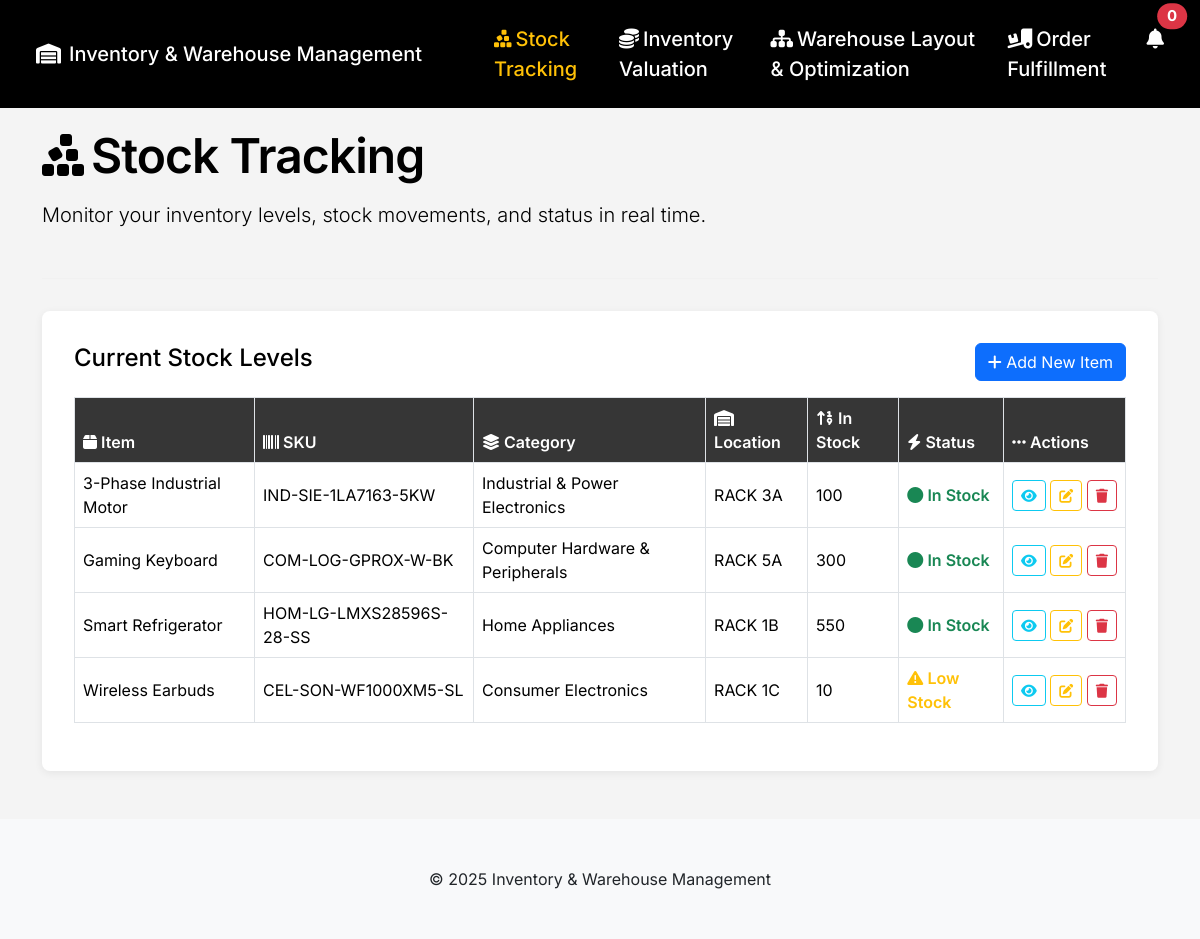
Page /stock-tracking.php on the earlier database version.
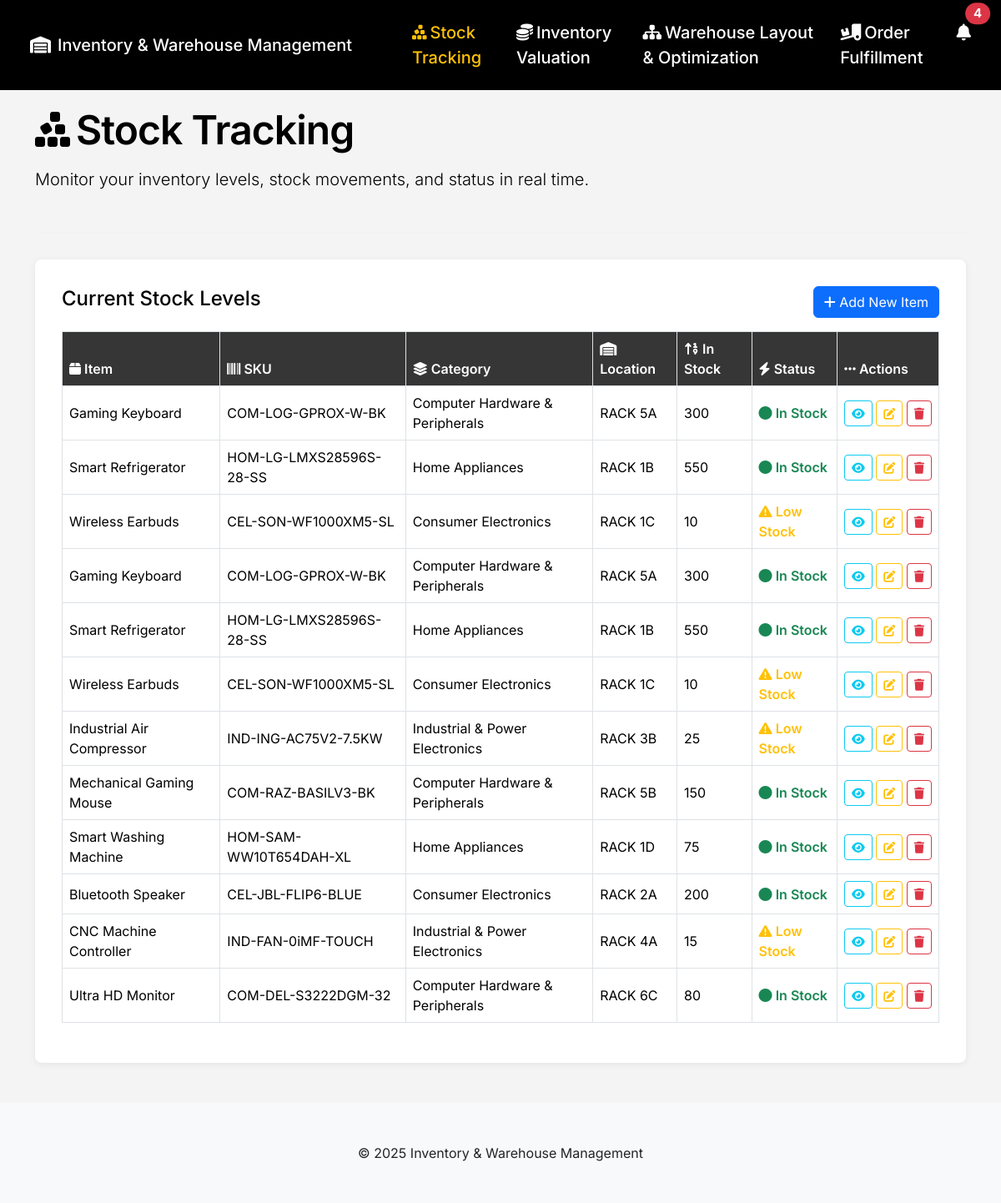
Same page on the later database version.
### tables this page shows
CREATE TABLE `stocks` (
  `item` varchar(100) NOT NULL,
  `bar` varchar(255) NOT NULL,
  `category` varchar(100) NOT NULL,
  `location` varchar(100) NOT NULL,
  `price` float(255,2) NOT NULL,
  `id` int(10) NOT NULL,
  `stock` int(255) DEFAULT NULL,
  `notified` tinyint(1) DEFAULT 0
);

### stock-tracking.php (the view, shortened to what this page needs)
<?php include "config/config.php"; ?>
<!DOCTYPE html>
<html lang="en">
<head>
    <link rel="stylesheet" href="https://cdn.jsdelivr.net/npm/bootstrap@5.3.3/dist/css/bootstrap.min.css">
    <link rel="stylesheet" href="https://cdnjs.cloudflare.com/ajax/libs/font-awesome/6.5.2/css/all.min.css">
    <link rel="stylesheet" href="https://cdn.datatables.net/1.13.7/css/dataTables.bootstrap5.min.css">
    <link rel="stylesheet" href="https://cdnjs.cloudflare.com/ajax/libs/animate.css/4.1.1/animate.min.css"/>
</head>
<body>
    <nav class="navbar navbar-expand-lg navbar-dark fixed-top py-3">
        <div class="container-fluid">
            <a class="navbar-brand ps-4" href="index.php">
              <i class="fa-solid fa-warehouse me-2"></i>Inventory & Warehouse Management
            </a>
            <div class="collapse navbar-collapse justify-content-end" id="navbarNav">
                <ul class="navbar-nav gap-3">
                    <li class="nav-item ms-5">
                        <a class="nav-link active" href="stock-tracking.php"><i class="fa-solid fa-cubes-stacked me-1"></i>Stock Tracking</a>
                    </li>
                    <li class="nav-item">
                        <a class="nav-link" href="inventory-valuation.php"><i class="fa-solid fa-coins me-1"></i>Inventory Valuation</a>
                    </li>
                    <li class="nav-item">
                        <a class="nav-link" href="warehouse-layout-optimization.php"><i class="fa-solid fa-sitemap me-1"></i>Warehouse Layout & Optimization</a>
                    </li>
                    <li class="nav-item">
                        <a class="nav-link" href="order-fulfillment.php"><i class="fa-solid fa-truck-ramp-box me-1"></i>Order Fulfillment</a>
                    </li>
                    <li>
                        <div class="nav-item dropdown me-3">
                            <a class="nav-link position-relative" href="#" id="notificationDropdown" data-bs-toggle="dropdown" aria-expanded="false" onclick="markNotificationsSeen()">
                                <i class="fa-solid fa-bell"></i>
                                <span class="position-absolute top-0 start-100 translate-middle badge rounded-pill bg-danger">
                                    <?php
                                    $query = "SELECT COUNT(*) as con FROM stocks WHERE stock < 49 AND notified = 0";
                                    $result = mysqli_query($conn, $query);
                                    echo mysqli_fetch_array($result)['con'];
                                    ?>
                                </span>
                            </a>
                        </div>
                    </li>
                </ul>
            </div>
        </div>
    </nav>
    <div class="container" style="margin-top: 120px;">
        <div class="row mb-4">
            <div class="col-12 animate__animated animate__fadeInLeft">
                <div class="section-title mb-2"><i class="fa-solid fa-cubes-stacked me-2"></i>Stock Tracking</div>
                <p class="lead">Monitor your inventory levels, stock movements, and status in real time.</p>
            </div>
        </div>
        <hr class="divider">
        <div class="main-container section-image-animate">
            <div class="d-flex justify-content-between align-items-center mb-3">
                <h4>Current Stock Levels</h4>
                <button type="button" class="btn btn-primary" data-bs-toggle="modal" data-bs-target="#addItemModal">
                    <i class="fa fa-plus"></i> Add New Item
                </button>
            </div>
            <div class="table-responsive">
                <table class="table table-bordered align-middle" id="stockTable">
                    <thead>
                        <tr>
                            <th scope="col"><i class="fa-solid fa-box"></i> Item</th>
                            <th scope="col"><i class="fa-solid fa-barcode"></i> SKU</th>
                            <th scope="col"><i class="fa-solid fa-layer-group"></i> Category</th>
                            <th scope="col"><i class="fa-solid fa-warehouse"></i> Location</th>
                            <th scope="col"><i class="fa-solid fa-sort-numeric-up"></i> In Stock</th>
                            <th scope="col"><i class="fa-solid fa-bolt"></i> Status</th>
                            <th scope="col"><i class="fa-solid fa-ellipsis-h"></i> Actions</th>
                        </tr>
                    </thead>
                    <tbody>
                        <?php
                        $quer = "SELECT * FROM stocks";
                        $res = mysqli_query($conn, $quer);
                        while($data = mysqli_fetch_array($res)){
                            $status_class = '';
                            $status_icon = '';
                            $status_text = '';
                            if($data['stock'] == 0){
                                $status_class = 'out-stock';
                                $status_icon = 'fa-xmark-circle';
                                $status_text = 'Out of Stock';
                            } elseif($data['stock'] > 50){
                                $status_class = 'in-stock';
                                $status_icon = 'fa-circle';
                                $status_text = 'In Stock';
                            } else {
                                $status_class = 'low-stock';
                                $status_icon = 'fa-triangle-exclamation';
                                $status_text = 'Low Stock';
                            }
                            ?>
                            <tr>
                                <td><?php echo htmlspecialchars($data['item']); ?></td>
                                <td><?php echo htmlspecialchars($data['bar']); ?></td>
                                <td><?php echo htmlspecialchars($data['category']); ?></td>
                                <td><?php echo htmlspecialchars($data['location']); ?></td>
                                <td data-order="<?php echo $data['stock']; ?>"><?php echo $data['stock']; ?></td>
                                <td data-order="<?php echo $data['stock']; ?>">
                                    <span class="stock-status <?php echo $status_class; ?>">
                                        <i class="fa-solid <?php echo $status_icon; ?>"></i> <?php echo $status_text; ?>
                                    </span>
                                </td>
                                <td>
                                    <a href="view.php?barcode=<?php echo urlencode($data['bar']); ?>" class="btn btn-sm btn-outline-info"><i class="fa fa-eye"></i></a>
                                    <a href="edit.php?barcode=<?php echo urlencode($data['bar']); ?>" class="btn btn-sm btn-outline-warning"><i class="fa fa-edit"></i></a>
                                    <a href="delete.php?barcode=<?php echo urlencode($data['bar']); ?>" class="btn btn-sm btn-outline-danger" onclick="return confirm('Are you sure you want to delete this item?');">
                                        <i class="fa fa-trash"></i>
                                    </a>
                                </td>
                            </tr>
                            <?php
                        }
                        ?>
                    </tbody>
                </table>
            </div>
        </div>
    </div>
    <footer class="bg-light text-dark py-5 mt-5">
        <div class="container">
            <div class="text-center">
                &copy; <?php echo date("Y"); ?> Inventory & Warehouse Management
            </div>
        </div>
    </footer>
</body>
</html>

### stock-tracking.php (style rules this page uses)
.table td:nth-child(7) { min-width: 105px; white-space: nowrap; }
:root { --primary: #0d6efd; --warning: #ffc107; --success: #198754; --info: #0dcaf0; }
html { scroll-behavior: smooth; }
body { font-family: 'Inter', Arial, sans-serif; background: #f4f4f4; color: #000; }
footer { bottom: 0; left: 0; right: 0; }
.navbar { background: #000 !important; }
.navbar-brand, .nav-link, .navbar-text { color: #fff !important; font-weight: 500; font-size: 20px; }
.nav-link.active, .nav-link:focus, .nav-link:hover { color: var(--warning) !important; }
.section-title { font-size: 48px; font-weight: 600; letter-spacing: -0.02em; }
.table thead th { background: #363636; color: #fff; font-weight: 600; cursor: pointer; position: relative; }
.table tbody tr { background: #fff; }
.table tbody tr:nth-child(even) { background: #f2f2f2; }
.stock-status.in-stock { color: var(--success); font-weight: 600; }
.stock-status.low-stock { color: var(--warning); font-weight: 600; }
.main-container { margin: 2em auto; max-width: 3000px; background: #fff; padding: 2em; border-radius: 8px; box-shadow: 0 2px 8px 0 #00000011; }
.divider { border-top: 1px solid #E6E6E6; margin: 2rem 0; }

Differences in the rows shown:
removed stocks: item "3-Phase Industrial Motor", bar "IND-SIE-1LA7163-5KW", category "Industrial & Power Electronics", location "RACK 3A", stock "100", stock "In Stock"
added stocks: item "Gaming Keyboard", bar "COM-LOG-GPROX-W-BK", category "Computer Hardware & Peripherals", location "RACK 5A", stock "300", stock "In Stock"
added stocks: item "Smart Refrigerator", bar "HOM-LG-LMXS28596S-28-SS", category "Home Appliances", location "RACK 1B", stock "550", stock "In Stock"
added stocks: item "Wireless Earbuds", bar "CEL-SON-WF1000XM5-SL", category "Consumer Electronics", location "RACK 1C", stock "10", stock "Low Stock"
added stocks: item "Industrial Air Compressor", bar "IND-ING-AC75V2-7.5KW", category "Industrial & Power Electronics", location "RACK 3B", stock "25", stock "Low Stock"
added stocks: item "Mechanical Gaming Mouse", bar "COM-RAZ-BASILV3-BK", category "Computer Hardware & Peripherals", location "RACK 5B", stock "150", stock "In Stock"
added stocks: item "Smart Washing Machine", bar "HOM-SAM-WW10T654DAH-XL", category "Home Appliances", location "RACK 1D", stock "75", stock "In Stock"
added stocks: item "Bluetooth Speaker", bar "CEL-JBL-FLIP6-BLUE", category "Consumer Electronics", location "RACK 2A", stock "200", stock "In Stock"
added stocks: item "CNC Machine Controller", bar "IND-FAN-0iMF-TOUCH", category "Industrial & Power Electronics", location "RACK 4A", stock "15", stock "Low Stock"
added stocks: item "Ultra HD Monitor", bar "COM-DEL-S3222DGM-32", category "Computer Hardware & Peripherals", location "RACK 6C", stock "80", stock "In Stock"
Other differences:
mysqli_fetch_array($result)['con']: "0" → "4"
